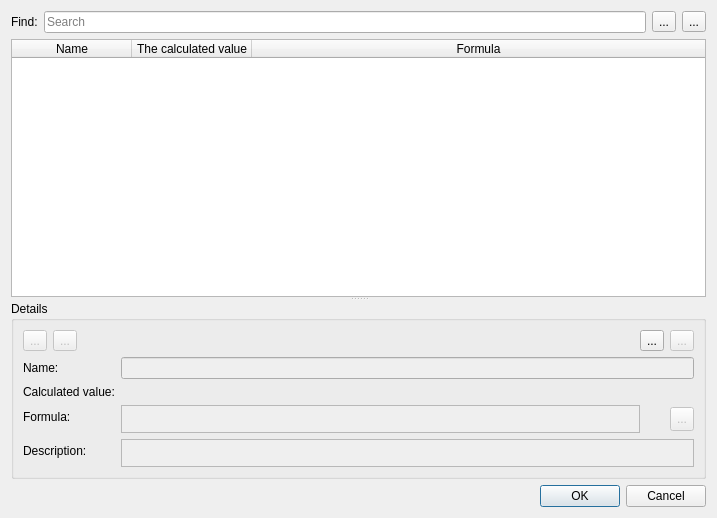
<?xml version="1.0" encoding="UTF-8"?>
<ui version="4.0">
 <class>DialogFinalMeasurements</class>
 <widget class="QDialog" name="DialogFinalMeasurements">
  <property name="geometry">
   <rect>
    <x>0</x>
    <y>0</y>
    <width>717</width>
    <height>518</height>
   </rect>
  </property>
  <property name="windowTitle">
   <string>Final measurements</string>
  </property>
  <property name="windowIcon">
   <iconset resource="../../../libs/vmisc/share/resources/icon.qrc">
    <normaloff>:/icon/64x64/icon64x64.png</normaloff>:/icon/64x64/icon64x64.png</iconset>
  </property>
  <layout class="QVBoxLayout" name="verticalLayout">
   <item>
    <layout class="QHBoxLayout" name="horizontalLayout_4">
     <property name="topMargin">
      <number>0</number>
     </property>
     <item>
      <widget class="QLabel" name="labelFind">
       <property name="text">
        <string>Find:</string>
       </property>
      </widget>
     </item>
     <item>
      <widget class="QLineEdit" name="lineEditFind">
       <property name="toolTip">
        <string>&lt;html&gt;&lt;head/&gt;&lt;body&gt;&lt;p&gt;Search final measurements by term. &lt;/p&gt;&lt;p&gt;Prepend &amp;quot;/r/&amp;quot; to the front of the search string to search final measurements by regex.&lt;/p&gt;&lt;/body&gt;&lt;/html&gt;</string>
       </property>
       <property name="placeholderText">
        <string>Search</string>
       </property>
      </widget>
     </item>
     <item>
      <widget class="QToolButton" name="toolButtonFindPrevious">
       <property name="text">
        <string notr="true">...</string>
       </property>
       <property name="icon">
        <iconset theme="go-previous" resource="../../../libs/vmisc/share/resources/theme.qrc">
         <normaloff>:/icons/win.icon.theme/16x16/actions/go-previous.png</normaloff>:/icons/win.icon.theme/16x16/actions/go-previous.png</iconset>
       </property>
      </widget>
     </item>
     <item>
      <widget class="QToolButton" name="toolButtonFindNext">
       <property name="text">
        <string notr="true">...</string>
       </property>
       <property name="icon">
        <iconset theme="go-next" resource="../../../libs/vmisc/share/resources/theme.qrc">
         <normaloff>:/icons/win.icon.theme/16x16/actions/go-next.png</normaloff>:/icons/win.icon.theme/16x16/actions/go-next.png</iconset>
       </property>
      </widget>
     </item>
    </layout>
   </item>
   <item>
    <widget class="QSplitter" name="splitter">
     <property name="orientation">
      <enum>Qt::Vertical</enum>
     </property>
     <widget class="QTableWidget" name="tableWidget">
      <property name="sizePolicy">
       <sizepolicy hsizetype="Expanding" vsizetype="Expanding">
        <horstretch>0</horstretch>
        <verstretch>8</verstretch>
       </sizepolicy>
      </property>
      <property name="minimumSize">
       <size>
        <width>0</width>
        <height>150</height>
       </size>
      </property>
      <property name="alternatingRowColors">
       <bool>true</bool>
      </property>
      <property name="selectionMode">
       <enum>QAbstractItemView::SingleSelection</enum>
      </property>
      <property name="selectionBehavior">
       <enum>QAbstractItemView::SelectRows</enum>
      </property>
      <property name="sortingEnabled">
       <bool>false</bool>
      </property>
      <property name="wordWrap">
       <bool>true</bool>
      </property>
      <attribute name="horizontalHeaderCascadingSectionResizes">
       <bool>false</bool>
      </attribute>
      <attribute name="horizontalHeaderDefaultSectionSize">
       <number>120</number>
      </attribute>
      <attribute name="horizontalHeaderMinimumSectionSize">
       <number>70</number>
      </attribute>
      <attribute name="horizontalHeaderShowSortIndicator" stdset="0">
       <bool>false</bool>
      </attribute>
      <attribute name="horizontalHeaderStretchLastSection">
       <bool>true</bool>
      </attribute>
      <attribute name="verticalHeaderVisible">
       <bool>false</bool>
      </attribute>
      <attribute name="verticalHeaderCascadingSectionResizes">
       <bool>false</bool>
      </attribute>
      <attribute name="verticalHeaderDefaultSectionSize">
       <number>25</number>
      </attribute>
      <attribute name="verticalHeaderMinimumSectionSize">
       <number>8</number>
      </attribute>
      <attribute name="verticalHeaderStretchLastSection">
       <bool>false</bool>
      </attribute>
      <column>
       <property name="text">
        <string>Name</string>
       </property>
      </column>
      <column>
       <property name="text">
        <string>The calculated value</string>
       </property>
      </column>
      <column>
       <property name="text">
        <string>Formula</string>
       </property>
      </column>
     </widget>
     <widget class="QGroupBox" name="groupBoxDetails">
      <property name="sizePolicy">
       <sizepolicy hsizetype="Preferred" vsizetype="Minimum">
        <horstretch>0</horstretch>
        <verstretch>4</verstretch>
       </sizepolicy>
      </property>
      <property name="toolTip">
       <string>Details</string>
      </property>
      <property name="title">
       <string>Details</string>
      </property>
      <layout class="QFormLayout" name="formLayout">
       <property name="fieldGrowthPolicy">
        <enum>QFormLayout::ExpandingFieldsGrow</enum>
       </property>
       <item row="0" column="1">
        <layout class="QHBoxLayout" name="horizontalLayout_3">
         <property name="spacing">
          <number>6</number>
         </property>
         <item>
          <spacer name="horizontalSpacer">
           <property name="orientation">
            <enum>Qt::Horizontal</enum>
           </property>
           <property name="sizeHint" stdset="0">
            <size>
             <width>5000</width>
             <height>20</height>
            </size>
           </property>
          </spacer>
         </item>
         <item alignment="Qt::AlignRight">
          <widget class="QToolButton" name="toolButtonAdd">
           <property name="sizePolicy">
            <sizepolicy hsizetype="Fixed" vsizetype="Fixed">
             <horstretch>0</horstretch>
             <verstretch>0</verstretch>
            </sizepolicy>
           </property>
           <property name="text">
            <string notr="true">...</string>
           </property>
           <property name="icon">
            <iconset theme="list-add">
             <normaloff>.</normaloff>.</iconset>
           </property>
          </widget>
         </item>
         <item alignment="Qt::AlignLeft">
          <widget class="QToolButton" name="toolButtonRemove">
           <property name="enabled">
            <bool>false</bool>
           </property>
           <property name="text">
            <string notr="true">...</string>
           </property>
           <property name="icon">
            <iconset theme="list-remove">
             <normaloff>.</normaloff>.</iconset>
           </property>
          </widget>
         </item>
        </layout>
       </item>
       <item row="2" column="0">
        <widget class="QLabel" name="label">
         <property name="text">
          <string>Name:</string>
         </property>
        </widget>
       </item>
       <item row="2" column="1">
        <widget class="QLineEdit" name="lineEditName">
         <property name="enabled">
          <bool>false</bool>
         </property>
        </widget>
       </item>
       <item row="4" column="0">
        <widget class="QLabel" name="labelCalculated">
         <property name="text">
          <string>Calculated value:</string>
         </property>
        </widget>
       </item>
       <item row="4" column="1">
        <widget class="QLabel" name="labelCalculatedValue">
         <property name="text">
          <string notr="true"/>
         </property>
        </widget>
       </item>
       <item row="5" column="0">
        <widget class="QLabel" name="labelFormula">
         <property name="text">
          <string>Formula:</string>
         </property>
        </widget>
       </item>
       <item row="5" column="1">
        <layout class="QHBoxLayout" name="horizontalLayoutValue">
         <item>
          <widget class="VPlainTextEdit" name="plainTextEditFormula">
           <property name="enabled">
            <bool>false</bool>
           </property>
           <property name="sizePolicy">
            <sizepolicy hsizetype="Expanding" vsizetype="Expanding">
             <horstretch>0</horstretch>
             <verstretch>0</verstretch>
            </sizepolicy>
           </property>
           <property name="maximumSize">
            <size>
             <width>16777215</width>
             <height>28</height>
            </size>
           </property>
           <property name="toolTip">
            <string>Calculation</string>
           </property>
           <property name="tabChangesFocus">
            <bool>true</bool>
           </property>
          </widget>
         </item>
         <item>
          <widget class="QPushButton" name="pushButtonGrow">
           <property name="enabled">
            <bool>false</bool>
           </property>
           <property name="maximumSize">
            <size>
             <width>18</width>
             <height>18</height>
            </size>
           </property>
           <property name="sizeIncrement">
            <size>
             <width>0</width>
             <height>0</height>
            </size>
           </property>
           <property name="focusPolicy">
            <enum>Qt::StrongFocus</enum>
           </property>
           <property name="toolTip">
            <string>&lt;html&gt;&lt;head/&gt;&lt;body&gt;&lt;p&gt;Show full calculation in message box&lt;/p&gt;&lt;/body&gt;&lt;/html&gt;</string>
           </property>
           <property name="text">
            <string notr="true"/>
           </property>
           <property name="icon">
            <iconset theme="go-down">
             <normaloff>../../../libs/vtools/dialogs/support</normaloff>../../../libs/vtools/dialogs/support</iconset>
           </property>
           <property name="iconSize">
            <size>
             <width>16</width>
             <height>16</height>
            </size>
           </property>
           <property name="autoDefault">
            <bool>false</bool>
           </property>
           <property name="flat">
            <bool>true</bool>
           </property>
          </widget>
         </item>
         <item>
          <widget class="QToolButton" name="toolButtonExpr">
           <property name="enabled">
            <bool>false</bool>
           </property>
           <property name="minimumSize">
            <size>
             <width>24</width>
             <height>24</height>
            </size>
           </property>
           <property name="toolTip">
            <string>Formula wizard</string>
           </property>
           <property name="text">
            <string notr="true">...</string>
           </property>
           <property name="icon">
            <iconset resource="../../../libs/vmisc/share/resources/icon.qrc">
             <normaloff>:/icon/24x24/fx.png</normaloff>:/icon/24x24/fx.png</iconset>
           </property>
           <property name="iconSize">
            <size>
             <width>24</width>
             <height>24</height>
            </size>
           </property>
          </widget>
         </item>
        </layout>
       </item>
       <item row="7" column="0">
        <widget class="QLabel" name="label_7">
         <property name="text">
          <string>Description:</string>
         </property>
        </widget>
       </item>
       <item row="7" column="1">
        <widget class="VPlainTextEdit" name="plainTextEditDescription">
         <property name="enabled">
          <bool>false</bool>
         </property>
         <property name="sizePolicy">
          <sizepolicy hsizetype="Expanding" vsizetype="Ignored">
           <horstretch>0</horstretch>
           <verstretch>1</verstretch>
          </sizepolicy>
         </property>
         <property name="minimumSize">
          <size>
           <width>0</width>
           <height>28</height>
          </size>
         </property>
        </widget>
       </item>
       <item row="0" column="0">
        <layout class="QHBoxLayout" name="horizontalLayout">
         <item alignment="Qt::AlignLeft">
          <widget class="QToolButton" name="toolButtonUp">
           <property name="enabled">
            <bool>false</bool>
           </property>
           <property name="toolTip">
            <string>Move measurement up</string>
           </property>
           <property name="text">
            <string notr="true">...</string>
           </property>
           <property name="icon">
            <iconset theme="go-up">
             <normaloff>../../tape</normaloff>../../tape</iconset>
           </property>
          </widget>
         </item>
         <item alignment="Qt::AlignLeft">
          <widget class="QToolButton" name="toolButtonDown">
           <property name="enabled">
            <bool>false</bool>
           </property>
           <property name="toolTip">
            <string>Move measurement down</string>
           </property>
           <property name="text">
            <string notr="true">...</string>
           </property>
           <property name="icon">
            <iconset theme="go-down">
             <normaloff>../../tape</normaloff>../../tape</iconset>
           </property>
          </widget>
         </item>
         <item>
          <spacer name="horizontalSpacer_2">
           <property name="orientation">
            <enum>Qt::Horizontal</enum>
           </property>
           <property name="sizeHint" stdset="0">
            <size>
             <width>5000</width>
             <height>20</height>
            </size>
           </property>
          </spacer>
         </item>
        </layout>
       </item>
      </layout>
     </widget>
    </widget>
   </item>
   <item>
    <widget class="QDialogButtonBox" name="buttonBox">
     <property name="orientation">
      <enum>Qt::Horizontal</enum>
     </property>
     <property name="standardButtons">
      <set>QDialogButtonBox::Cancel|QDialogButtonBox::Ok</set>
     </property>
    </widget>
   </item>
  </layout>
 </widget>
 <customwidgets>
  <customwidget>
   <class>VPlainTextEdit</class>
   <extends>QPlainTextEdit</extends>
   <header location="global">vplaintextedit.h</header>
  </customwidget>
 </customwidgets>
 <resources>
  <include location="../../../libs/vmisc/share/resources/icon.qrc"/>
  <include location="../../../libs/vmisc/share/resources/theme.qrc"/>
 </resources>
 <connections>
  <connection>
   <sender>buttonBox</sender>
   <signal>accepted()</signal>
   <receiver>DialogFinalMeasurements</receiver>
   <slot>accept()</slot>
   <hints>
    <hint type="sourcelabel">
     <x>227</x>
     <y>523</y>
    </hint>
    <hint type="destinationlabel">
     <x>157</x>
     <y>274</y>
    </hint>
   </hints>
  </connection>
  <connection>
   <sender>buttonBox</sender>
   <signal>rejected()</signal>
   <receiver>DialogFinalMeasurements</receiver>
   <slot>reject()</slot>
   <hints>
    <hint type="sourcelabel">
     <x>295</x>
     <y>529</y>
    </hint>
    <hint type="destinationlabel">
     <x>286</x>
     <y>274</y>
    </hint>
   </hints>
  </connection>
 </connections>
</ui>
